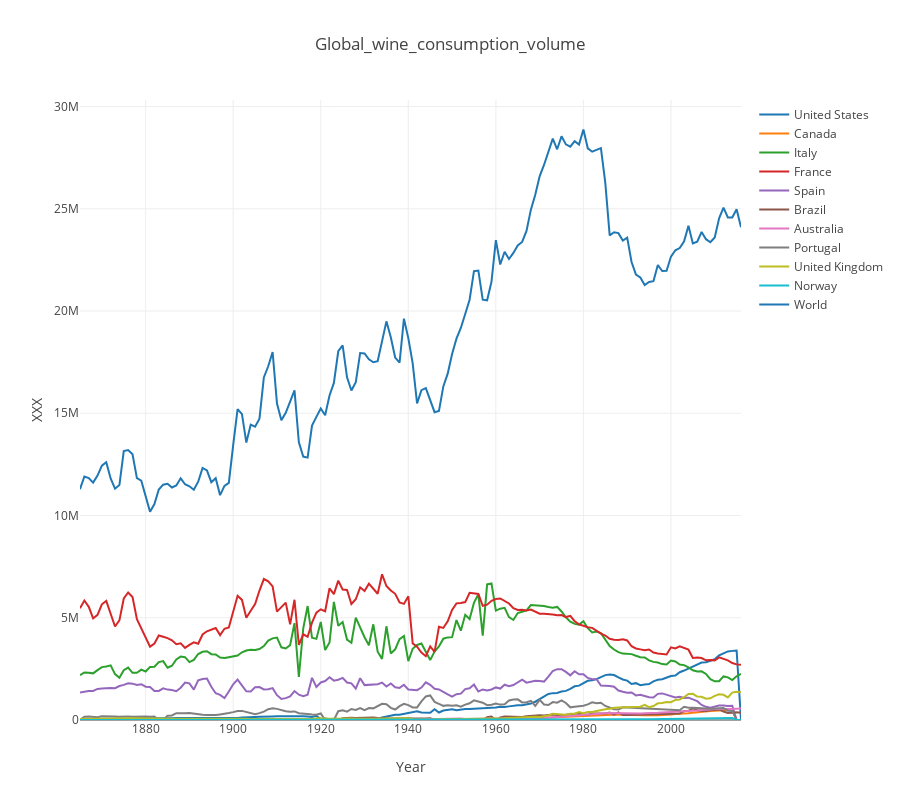

The notebook cell this image was saved under:
### Code cell
#dfwcv scatter plot
init_notebook_mode(connected=True)
iplot(plot_scatter('Global_wine_consumption_volume',dfwcv,country_name))

### Figure 1 — Plotly figure (JSON) as saved in the notebook; plotly's stock layout.template omitted (floating-point values rounded to 4 significant figures; data arrays with more than 128 entries replaced by an {"elided": "..."} marker saying what was removed)
{"data": [{"name": "United States", "type": "scatter", "uid": "9d1b056e-f6dd-42d1-9c60-712560724d67", "x": {"elided": "152 int values"}, "y": {"elided": "152 float values"}}, {"name": "Canada", "type": "scatter", "uid": "e9812000-b50c-4d4d-bcaa-7a6be45fe823", "x": {"elided": "152 int values"}, "y": {"elided": "152 float values"}}, {"name": "Italy", "type": "scatter", "uid": "02fad2f8-18f5-4800-bf81-1810da59a1e3", "x": {"elided": "152 int values"}, "y": {"elided": "152 float values"}}, {"name": "France", "type": "scatter", "uid": "554f077a-a269-4fc6-a0e4-5015275f1e0a", "x": {"elided": "152 int values"}, "y": {"elided": "152 float values"}}, {"name": "Spain", "type": "scatter", "uid": "66b082f6-b803-4dfb-b515-78312e2047b4", "x": {"elided": "152 int values"}, "y": {"elided": "152 float values"}}, {"name": "Brazil", "type": "scatter", "uid": "aa029a7b-00c8-4585-8cd4-d987957f8d2f", "x": {"elided": "152 int values"}, "y": {"elided": "152 float values"}}, {"name": "Australia", "type": "scatter", "uid": "3d902f15-1fb1-47cd-ae70-d5641c1c2c45", "x": {"elided": "152 int values"}, "y": {"elided": "152 float values"}}, {"name": "Portugal", "type": "scatter", "uid": "807394ee-a96a-463a-a1b4-1a330773e3af", "x": {"elided": "152 int values"}, "y": {"elided": "152 float values"}}, {"name": "United Kingdom", "type": "scatter", "uid": "34d3dd4a-fe2e-458e-ac6e-ef06b0307fb3", "x": {"elided": "152 int values"}, "y": {"elided": "152 float values"}}, {"name": "Norway", "type": "scatter", "uid": "02c54812-adc0-4b6e-9177-214036817641", "x": {"elided": "152 int values"}, "y": {"elided": "152 float values"}}, {"name": "World", "type": "scatter", "uid": "36345be0-19a4-4ef5-badd-b3beaa1074fb", "x": {"elided": "152 int values"}, "y": {"elided": "152 float values"}}], "layout": {"autosize": false, "height": 800, "showlegend": true, "title": {"text": "Global_wine_consumption_volume"}, "xaxis": {"title": {"text": "Year"}}, "yaxis": {"automargin": true, "range": [0, 30320000.0], "title": {"text": "XXX"}}}}
